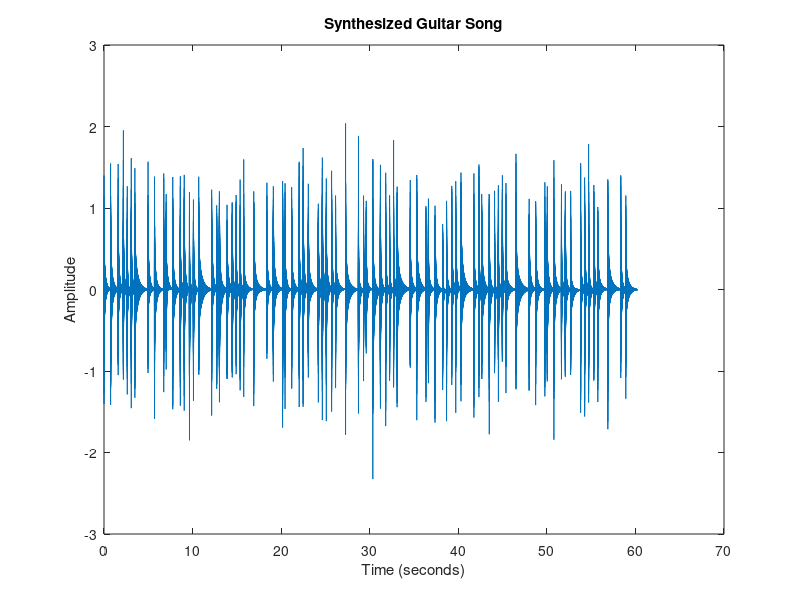

MATLAB code to generate this figure:



fs = 44000;         
notes = [415.30,138.59,277.18,329.63,415.30,415.30,155.56,311.13,261.63,415.30,440.00,185.00,369.99,277.18,440.00,277.18,185.00,369.99,440.00,138.59,277.18,329.63,415.30,415.30,369.99,155.56,311.13,261.63,277.18,440.00,185.00,369.99,277.18,329.63,311.13,138.59,277.18,155.56,329.63,185.00,369.99,415.30,415.30,138.59,277.18,329.63,415.30,415.30,155.56,311.13,261.63,415.30,440.00,185.00,369.99,277.18,440.00,277.18,185.00,369.99,440.00,138.59,277.18,329.63,415.30,415.30,369.99,155.56,311.13,261.63,277.18,440.00,185.00,369.99,277.18,329.63,311.13,138.59,277.18,155.56,329.63,185.00,369.99,415.30];  
durations = [0.74,0.86,0.59,0.44,0.45,0.40,1.49,0.73,1.04,0.28,0.74,0.86,0.44,0.59,0.45,0.59,1.46,0.57,0.31,0.86,0.59,0.44,0.45,0.40,1.13,1.49,0.73,1.04,0.28,0.74,0.86,0.44,0.59,1.13,0.45,0.45,0.59,0.45,1.13,1.46,0.57,0.31,0.74,0.86,0.59,0.44,0.45,0.40,1.49,0.73,1.04,0.28,0.74,0.86,0.44,0.59,0.45,0.59,1.46,0.57,0.31,0.86,0.59,0.44,0.45,0.40,1.13,1.49,0.73,1.04,0.28,0.74,0.86,0.44,0.59,1.13,0.45,0.45,0.59,0.45,1.13,1.46,0.57,1.30];  


total_duration = sum(durations);
total_samples = round(fs * total_duration);
full_song = zeros(1, total_samples);

current_sample = 1;

for i = 1:length(notes)
    f = notes(i);          
    duration = durations(i);


    N = round(fs * duration);  
    D = round(fs/f);           


    x = zeros(1, N);
    x(1:D) = randn(1, D) * 0.5;  


    y = zeros(1, N);


    for n = 1:N
        if n > D

            y(n) = x(n) + 0.5 * (y(n-D) + (y(max(1, n-D-1))));
        else
            y(n) = x(n);
        end
    end


    envelope = exp(-3 * (0:N-1) / N);  
    y = y .* envelope;

    % Add to full song
    end_sample = current_sample + N - 1;
    if end_sample <= total_samples
        full_song(current_sample:end_sample) = y;
        current_sample = end_sample + 1;
    end
end


sound(full_song, fs)


figure;
plot((0:length(full_song)-1)/fs, full_song);
xlabel('Time (seconds)');
ylabel('Amplitude');
title('Synthesized Guitar Song');
